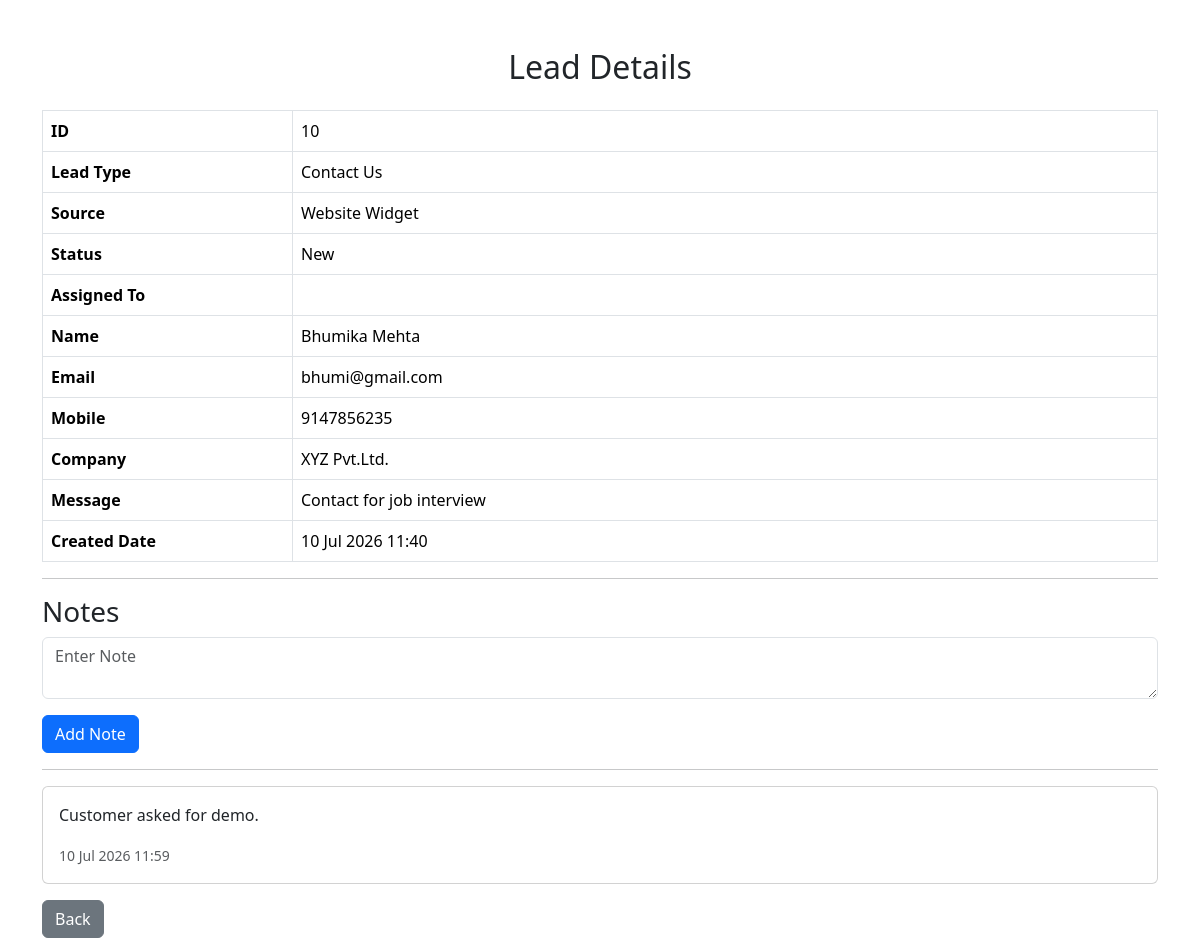
Screenshot of /api/leads/view/10/ with the database file from the repository.
### app1/models.py (models this page shows, shortened)
class Lead(models.Model):
    LEAD_TYPES = [
        ("Contact Us", "Contact Us"),
        ("Enquire Now", "Enquire Now"),
        ("Request Demo", "Request Demo"),
    ]
    STATUS_CHOICES = [
        ("New", "New"),
        ("Contacted", "Contacted"),
        ("Qualified", "Qualified"),
        ("Interested", "Interested"),
        ("Converted", "Converted"),
        ("Lost", "Lost"),
    ]
    lead_type = models.CharField(
        max_length=30,
        choices=LEAD_TYPES,
        default="Contact Us"
    )
    source = models.CharField(
        max_length=50,
        default="Website Widget"
    )
    status = models.CharField(
        max_length=20,
        choices=STATUS_CHOICES,
        default="New"
    )
    assigned_to = models.CharField(
        max_length=100,
        blank=True
    )
    name = models.CharField(max_length=100)
    email = models.EmailField()
    mobile = models.CharField(max_length=15)
    company = models.CharField(max_length=100)
    message = models.TextField()
    created_at = models.DateTimeField(auto_now_add=True)

class Note(models.Model):
    lead = models.ForeignKey(
        Lead,
        on_delete=models.CASCADE,
        related_name="notes"
    )
    note = models.TextField()
    created_at = models.DateTimeField(auto_now_add=True)

### app1/views.py (the view, shortened to what this page needs)
# urls.py: path("view/<int:id>/", views.view_lead, name="view_lead"),
def view_lead(request, id):
    lead = get_object_or_404(Lead, id=id)
    return render(
        request,
        "app1/view_lead.html",
        {
            "lead": lead,
            "notes": lead.notes.all().order_by("-created_at")
        }
    )

### app1/templates/app1/view_lead.html (shortened to what this page needs)
<!DOCTYPE html>
<html>
<head>
    <link href="https://cdn.jsdelivr.net/npm/bootstrap@5.3.3/dist/css/bootstrap.min.css" rel="stylesheet">
</head>
<body class="container mt-5">
<h2 class="text-center mb-4">
    Lead Details
</h2>
<table class="table table-bordered">
    <tr>
        <th width="250">ID</th>
        <td>{{ lead.id }}</td>
    </tr>
    <tr>
        <th>Lead Type</th>
        <td>{{ lead.lead_type }}</td>
    </tr>
    <tr>
        <th>Source</th>
        <td>{{ lead.source }}</td>
    </tr>
    <tr>
        <th>Status</th>
        <td>{{ lead.status }}</td>
    </tr>
    <tr>
        <th>Assigned To</th>
        <td>{{ lead.assigned_to }}</td>
    </tr>
    <tr>
        <th>Name</th>
        <td>{{ lead.name }}</td>
    </tr>
    <tr>
        <th>Email</th>
        <td>{{ lead.email }}</td>
    </tr>
    <tr>
        <th>Mobile</th>
        <td>{{ lead.mobile }}</td>
    </tr>
    <tr>
        <th>Company</th>
        <td>{{ lead.company }}</td>
    </tr>
    <tr>
        <th>Message</th>
        <td>{{ lead.message }}</td>
    </tr>
    <tr>
        <th>Created Date</th>
        <td>{{ lead.created_at|date:"d M Y H:i" }}</td>
    </tr>
</table>
<hr>
<h3>Notes</h3>
<form method="POST">
    <textarea
        class="form-control mb-3"
        name="note"
        placeholder="Enter Note"
        required></textarea>
    <button class="btn btn-primary">
        Add Note
    </button>
</form>
<hr>
{% for note in notes %}
<div class="card mb-3">
    <div class="card-body">
        <p>{{ note.note }}</p>
        <small class="text-muted">
            {{ note.created_at|date:"d M Y H:i" }}
        </small>
    </div>
</div>
{% empty %}
<p>No notes added yet.</p>
{% endfor %}
<a href="{% url 'lead_list' %}" class="btn btn-secondary">
    Back
</a>
</body>
</html>

### rows the page displays
Lead: id "10", lead_type "Contact Us", source "Website Widget", status "New", name "Bhumika Mehta", email "bhumi@gmail.com", mobile "9147856235", company "XYZ Pvt.Ltd.", message "Contact for job interview", created_at "10 Jul 2026 11:40"
Note: note "Customer asked for demo.", created_at "10 Jul 2026 11:59"
